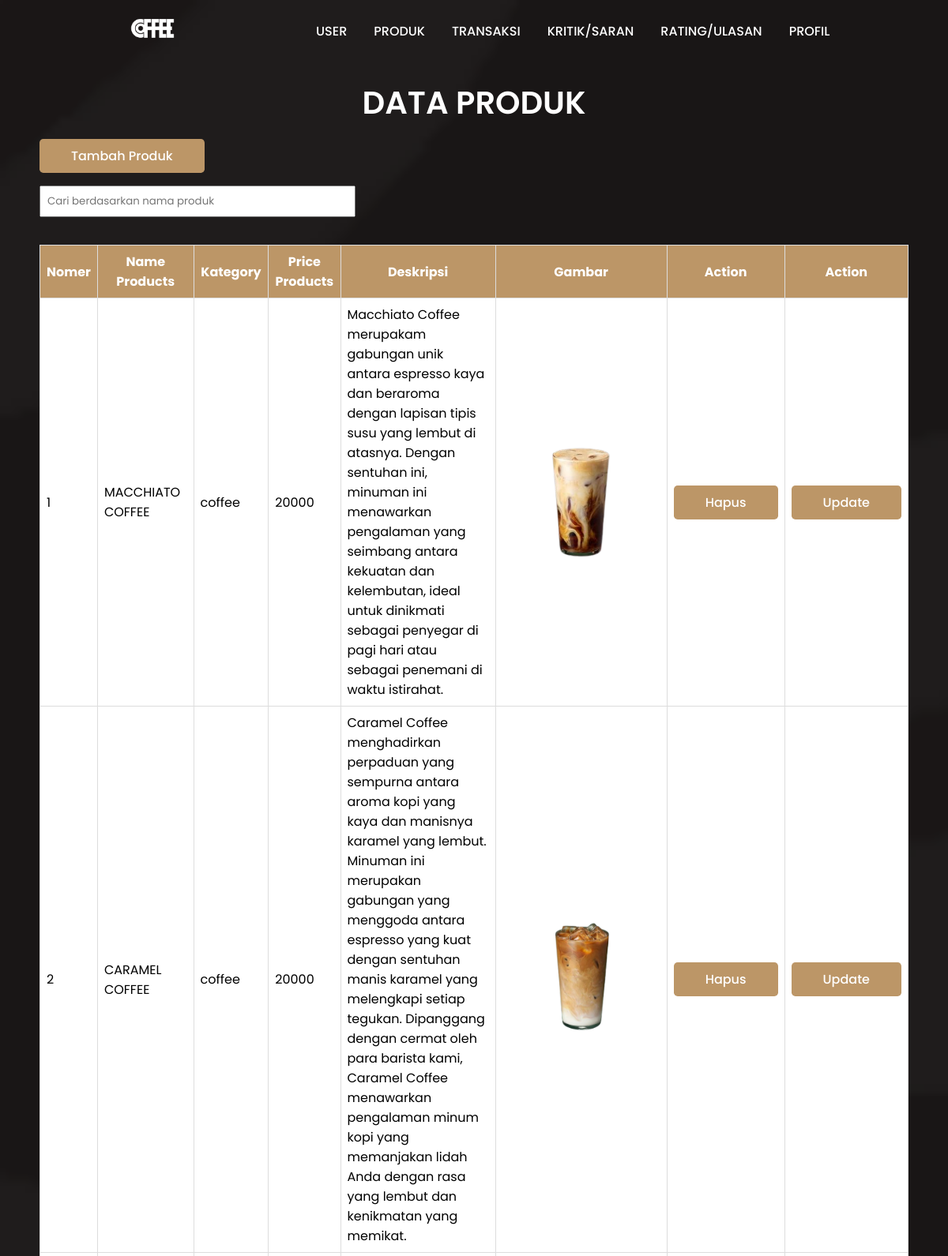
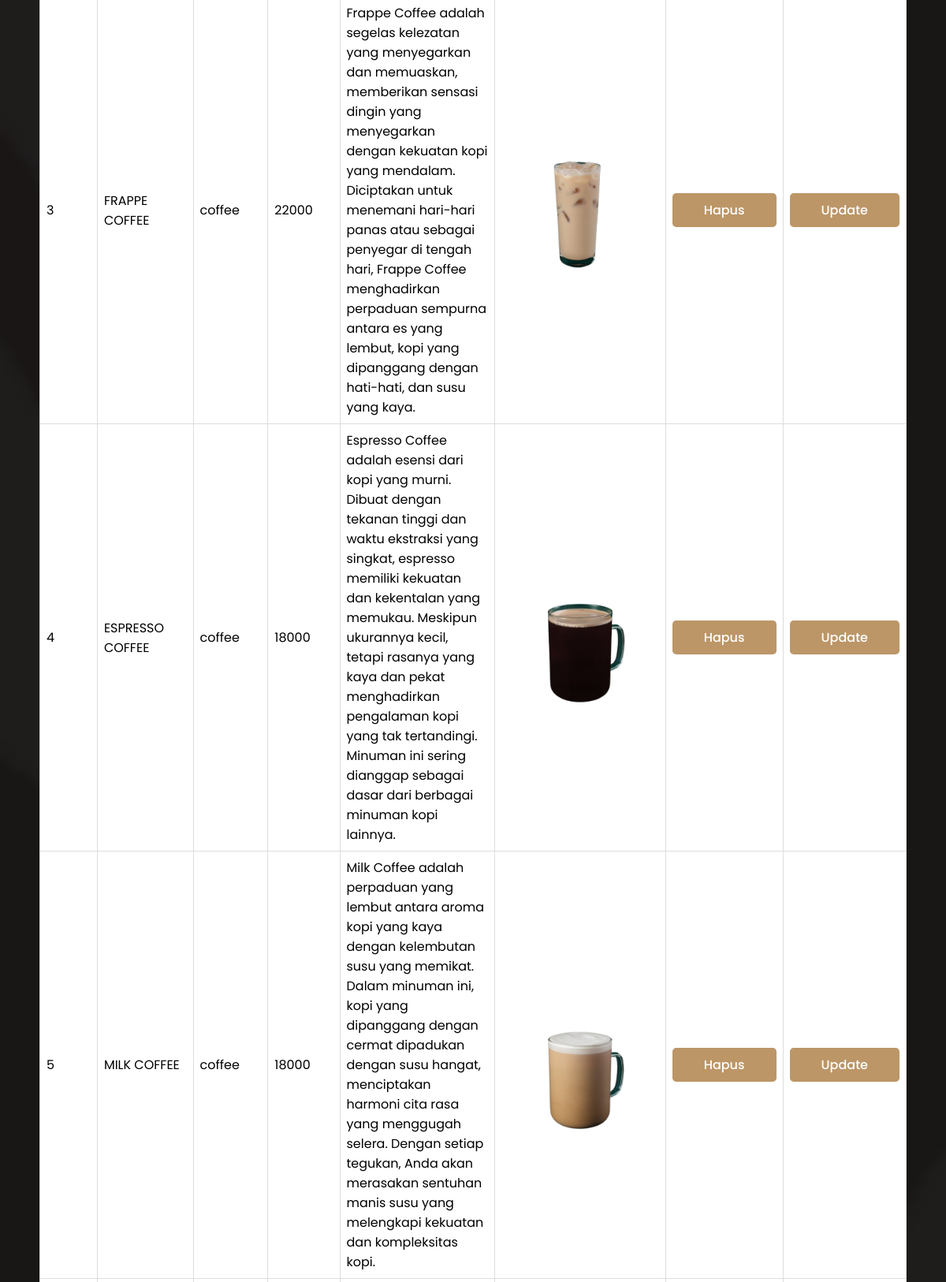
The page /admin/adminproduk.php (upper part) on the database its author committed (2 pictures, top to bottom).
### tables this page shows
CREATE TABLE `products` (
  `id_produk` int(11) NOT NULL,
  `nama_produk` varchar(30) NOT NULL,
  `harga_produk` varchar(11) NOT NULL,
  `gambar_produk` varchar(255) DEFAULT NULL,
  `kategori` varchar(30) DEFAULT NULL,
  `deskripsi` varchar(1000) DEFAULT NULL
);

### admin/adminproduk.php (the view, shortened to what this page needs)
<!DOCTYPE html>
<html lang="en">
<head>
    <link rel="stylesheet" href="style1.css">
</head>
<body>
<header>
        <a href="#" class="logo">
            <img src="../user/img/logo.png" alt="">
        </a>
        <ul class="navbar">
            <li><a href="adminuser.php">User</a></li>
            <li><a href="adminproduk.php">Produk</a></li>
            <li><a href="admintransaksi.php">transaksi</a></li>
            <li><a href="adminmassage.php">kritiK/saran</a></li>
            <li><a href="adminrating.php">Rating/ulasan</a></li>
            <li><a href="profil.php">profil</a></li>
        </ul>
    </header>
    <section class="user">
        <h1 class="heading">Data Produk</h1>
        <br>
        <a href="adminproduktambah.php" class="btn">Tambah Produk</a>
        <br><br>
        <input type="text" id="searchInput" placeholder="Cari berdasarkan nama produk">
        <br><br>
        <table border="1" class="table" id="produkTable">
            <tr>
                <th>Nomer</th>
                <th>Name Products</th>
                <th>Kategory</th>
                <th>Price Products</th>
                <th>Deskripsi</th>
                <th>Gambar</th>
                <th>Action</th>
                <th>Action</th>
            </tr>
            <?php
            include '../koneksi.php';
            $query_mysql = mysqli_query($mysqli, "SELECT * FROM products") or die(mysqli_error($mysqli));
            $nomor = 1;
            while($data = mysqli_fetch_array($query_mysql)) {
            ?>
            <tr>
                <td><?php echo $nomor++; ?></td>
                <td><?php echo $data['nama_produk']; ?></td>
                <td><?php echo $data['kategori']; ?></td>
                <td><?php echo $data['harga_produk']; ?></td>
                <td><?php echo $data['deskripsi']; ?></td>
                <td><img src="img/<?php echo $data["gambar_produk"]; ?>" width="200" title="<?php echo $data['gambar_produk']; ?>"></td>
                <td><a href="adminprodukhapus.php?id=<?php echo $data['id_produk']; ?>" class="btn">Hapus</a></td>
                <td><a href="adminprodukuptade.php?id=<?php echo $data['id_produk']; ?>" class="btn">Update</a></td>
            </tr>
            <?php } ?>
        </table>
        <br><br>
    </section>
</body>
</html>

### admin/style1.css (style rules this page uses)
* { font-family: 'Poppins', sans-serif; margin: 0; padding: 0; box-sizing: border-box; scroll-padding-top: 4rem; scroll-behavior: smooth; list-style: none; text-decoration: none; }
:root { --main-color: #bc9667; --second-color: #edeae3; --text-color: #1b1b1b; --bg-color: #fff; --box-shadow: 2px 2px 10px 4px rgb(14 55 54 / 15%); }
section { padding: 100px 50px; }
header { position: fixed; width: 100%; top: 0; right: 0; z-index: 10000; display: flex; justify-content: space-around; align-items: center; padding: 18px 100px; transition: 0.5s linear; color: #1b1b1b; }
.logo img { width: 120px; }
.navbar { display: flex; }
.navbar a { padding: 8px 17px; color: var(--bg-color); font-size: 1rem; text-transform: uppercase; font-weight: 500; }
.user { width: 100%; min-height: 100vh; background: url(img/bg.png); background-repeat: no-repeat; background-size: cover; background-position: center; }
.heading { color: var(--bg-color); font-size: 40px; font-weight: 600; text-align: center; text-transform: uppercase; }
.table { width: 100%; border-collapse: collapse; background: var(--bg-color); background-size: cover; background-repeat: no-repeat; }
.table th, .table td { border: 1px solid #ddd; padding: 8px; }
.table th { background-color: var(--main-color); color: #fff; }
.btn { padding: 10px 40px; border-radius: 0.3rem; background: var(--main-color); color: var(--bg-color); font-weight: 500; }
#searchInput { padding: 8px; margin-bottom: 10px; width: 400px; }

### admin/adminproduk.php (style rules this page uses)
#searchInput { padding: 8px; margin-bottom: 10px; width: 400px; }

### rows shown on the page
products: nama_produk "MACCHIATO COFFEE", kategori "coffee", harga_produk "20000", deskripsi "Macchiato Coffee merupakam gabungan unik antara espresso kaya dan beraroma dengan lapisan tipis susu yang lembut di atasnya. Dengan sentuhan ini, minuman ini menawarkan pengalaman yang seimbang antara kekuatan dan kelembutan, ideal untuk dinikmati sebagai penyegar di pagi hari atau sebagai penemani di waktu istirahat.", gambar_produk (picture)
products: nama_produk "CARAMEL COFFEE", kategori "coffee", harga_produk "20000", deskripsi "Caramel Coffee menghadirkan perpaduan yang sempurna antara aroma kopi yang kaya dan manisnya karamel yang lembut. Minuman ini merupakan gabungan yang menggoda antara espresso yang kuat dengan sentuhan manis karamel yang melengkapi setiap tegukan. Dipanggang dengan cermat oleh para barista kami, Caramel Coffee menawarkan pengalaman minum kopi yang memanjakan lidah Anda dengan rasa yang lembut dan kenikmatan yang memikat.", gambar_produk (picture)
products: nama_produk "FRAPPE COFFEE", kategori "coffee", harga_produk "22000", deskripsi "Frappe Coffee adalah segelas kelezatan yang menyegarkan dan memuaskan, memberikan sensasi dingin yang menyegarkan dengan kekuatan kopi yang mendalam. Diciptakan untuk menemani hari-hari panas atau sebagai penyegar di tengah hari, Frappe Coffee menghadirkan perpaduan sempurna antara es yang lembut, kopi yang dipanggang dengan hati-hati, dan susu yang kaya.", gambar_produk (picture)
products: nama_produk "ESPRESSO COFFEE", kategori "coffee", harga_produk "18000", deskripsi "Espresso Coffee adalah esensi dari kopi yang murni. Dibuat dengan tekanan tinggi dan waktu ekstraksi yang singkat, espresso memiliki kekuatan dan kekentalan yang memukau. Meskipun ukurannya kecil, tetapi rasanya yang kaya dan pekat menghadirkan pengalaman kopi yang tak tertandingi. Minuman ini sering dianggap sebagai dasar dari berbagai minuman kopi lainnya.", gambar_produk (picture)
products: nama_produk "MILK COFFEE", kategori "coffee", harga_produk "18000", deskripsi "Milk Coffee adalah perpaduan yang lembut antara aroma kopi yang kaya dengan kelembutan susu yang memikat. Dalam minuman ini, kopi yang dipanggang dengan cermat dipadukan dengan susu hangat, menciptakan harmoni cita rasa yang menggugah selera. Dengan setiap tegukan, Anda akan merasakan sentuhan manis susu yang melengkapi kekuatan dan kompleksitas kopi.", gambar_produk (picture)
